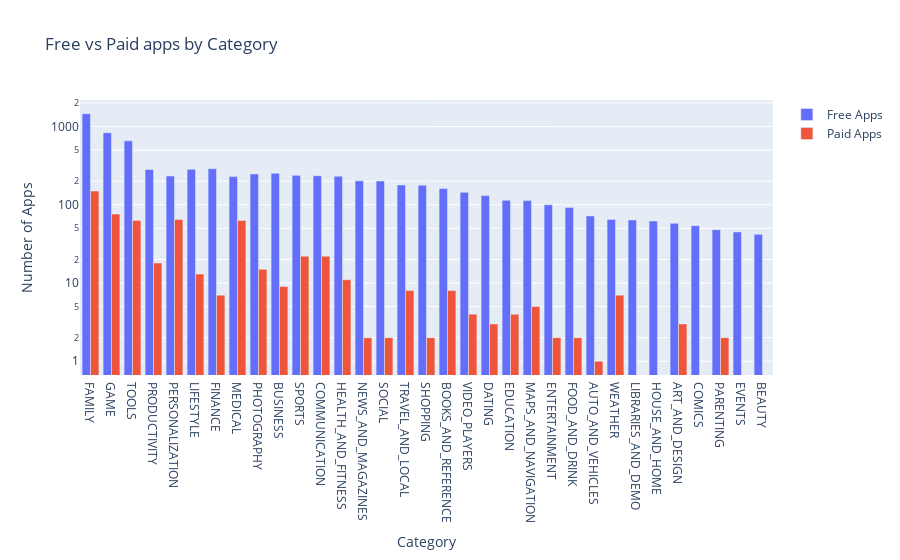

Notebook code for this chart:
### Code cell
fig = go.Figure()

fig.add_trace(go.Bar(
  x = df_merged.index,
  y = df_merged.Free,
  name = "Free Apps",
))

fig.add_trace(go.Bar(
  x = df_merged.index,
  y = df_merged.Paid,
  name = "Paid Apps",
))

fig.update_layout(title="Free vs Paid apps by Category",xaxis_title="Category",
                      yaxis_title="Number of Apps",
                      yaxis=dict(type='log'))

fig.update_xaxes(categoryorder='total descending')

fig.show()

### Figure 1 — Plotly figure (JSON) as saved in the notebook; plotly's stock layout.template omitted (floating-point values rounded to 4 significant figures)
{"data": [{"name": "Free Apps", "type": "bar", "x": ["ART_AND_DESIGN", "AUTO_AND_VEHICLES", "BEAUTY", "BOOKS_AND_REFERENCE", "BUSINESS", "COMICS", "COMMUNICATION", "DATING", "EDUCATION", "ENTERTAINMENT", "EVENTS", "FAMILY", "FINANCE", "FOOD_AND_DRINK", "GAME", "HEALTH_AND_FITNESS", "HOUSE_AND_HOME", "LIBRARIES_AND_DEMO", "LIFESTYLE", "MAPS_AND_NAVIGATION", "MEDICAL", "NEWS_AND_MAGAZINES", "PARENTING", "PERSONALIZATION", "PHOTOGRAPHY", "PRODUCTIVITY", "SHOPPING", "SOCIAL", "SPORTS", "TOOLS", "TRAVEL_AND_LOCAL", "VIDEO_PLAYERS", "WEATHER"], "y": [58, 72, 42, 161, 253, 54, 235, 131, 114, 100, 45, 1456, 289, 92, 834, 232, 62, 64, 284, 113, 229, 202, 48, 233, 248, 283, 178, 201, 238, 656, 179, 144, 65]}, {"name": "Paid Apps", "type": "bar", "x": ["ART_AND_DESIGN", "AUTO_AND_VEHICLES", "BEAUTY", "BOOKS_AND_REFERENCE", "BUSINESS", "COMICS", "COMMUNICATION", "DATING", "EDUCATION", "ENTERTAINMENT", "EVENTS", "FAMILY", "FINANCE", "FOOD_AND_DRINK", "GAME", "HEALTH_AND_FITNESS", "HOUSE_AND_HOME", "LIBRARIES_AND_DEMO", "LIFESTYLE", "MAPS_AND_NAVIGATION", "MEDICAL", "NEWS_AND_MAGAZINES", "PARENTING", "PERSONALIZATION", "PHOTOGRAPHY", "PRODUCTIVITY", "SHOPPING", "SOCIAL", "SPORTS", "TOOLS", "TRAVEL_AND_LOCAL", "VIDEO_PLAYERS", "WEATHER"], "y": [3, 1, 0, 8, 9, 0, 22, 3, 4, 2, 0, 150, 7, 2, 76, 11, 0, 0, 13, 5, 63, 2, 2, 65, 15, 18, 2, 2, 22, 63, 8, 4, 7]}], "layout": {"title": {"text": "Free vs Paid apps by Category"}, "xaxis": {"categoryorder": "total descending", "title": {"text": "Category"}}, "yaxis": {"title": {"text": "Number of Apps"}, "type": "log"}}}
